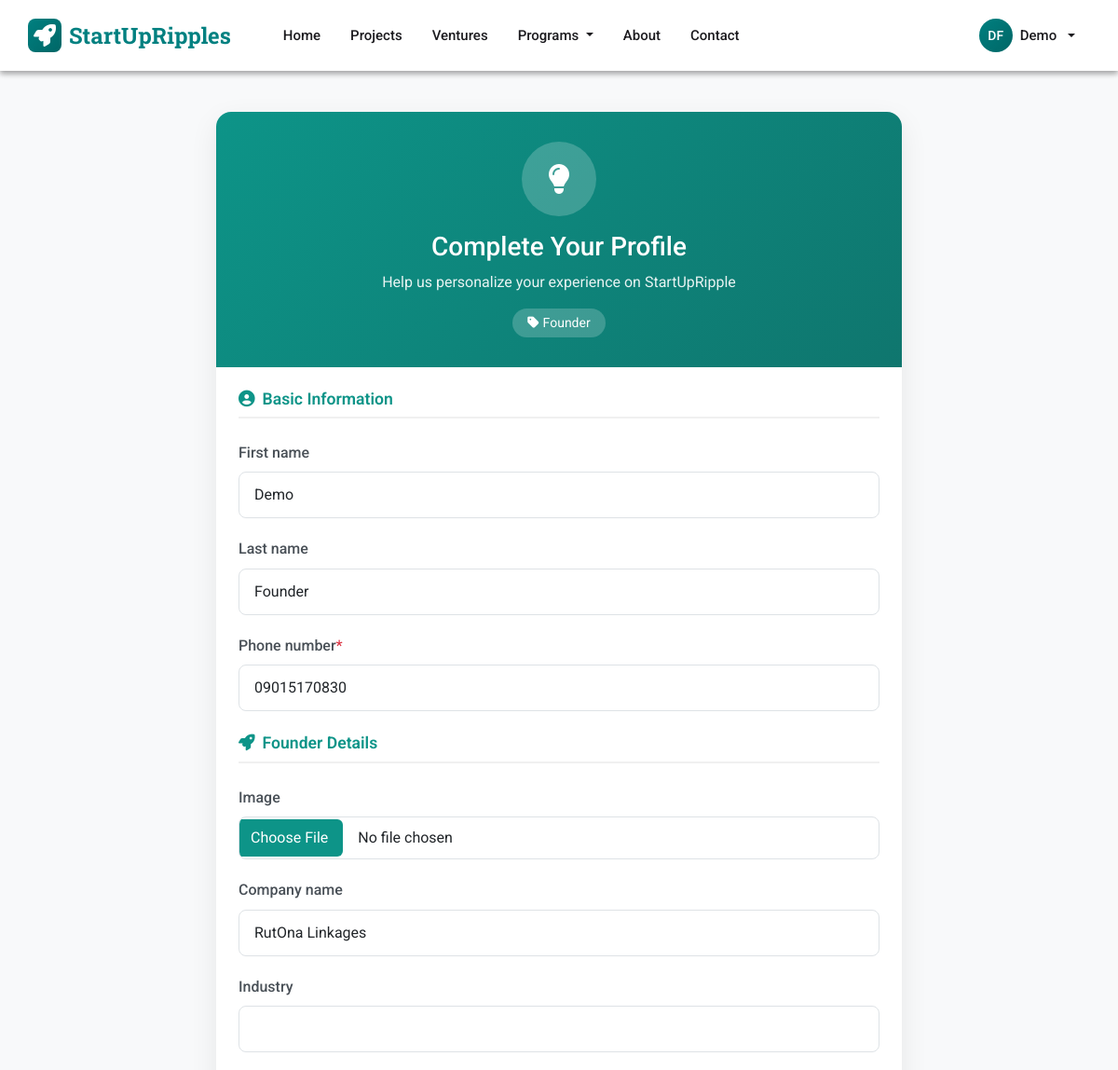
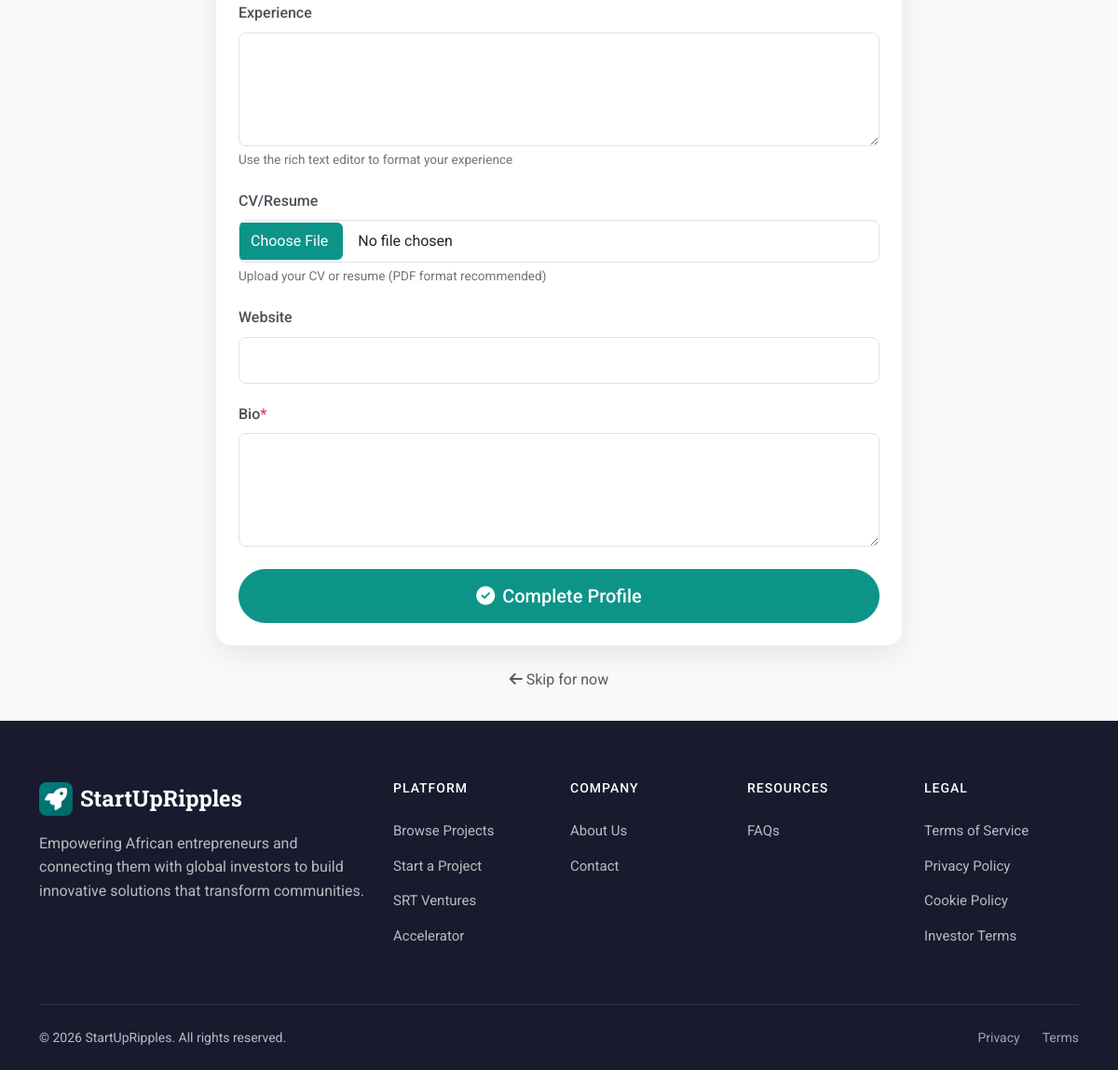
Page /accounts/complete-profile/ (signed in) on the committed database (2 pictures, top to bottom).
### apps/cms/models.py (models this page shows, shortened)
class SiteSettings(models.Model):
    site_name = models.CharField(max_length=100, default='StartUpRipples')
    logo = models.ImageField(upload_to='site/logo/', blank=True)
    favicon = models.ImageField(upload_to='site/favicon/', blank=True)
    primary_color = models.CharField(max_length=7, default='#28a745')
    secondary_color = models.CharField(max_length=7, default='#2c3e50')
    founder_registration_fee = models.DecimalField(
        max_digits=10, decimal_places=2, default=5.00,
        help_text="Registration fee for Founders in USD"
    )
    investor_registration_fee = models.DecimalField(
        max_digits=10, decimal_places=2, default=25.00,
        help_text="Registration fee for Investors in USD"
    )
    usd_to_ngn_rate = models.DecimalField(
        max_digits=10, decimal_places=2, default=1600.00,
        help_text="Exchange rate: 1 USD = X NGN"
    )
    @classmethod
    def load(cls):
        obj, created = cls.objects.get_or_create(pk=1)
        return obj
    class Meta:
        verbose_name_plural = "Site Settings"

### apps/accounts/models.py (models this page shows, shortened)
class CustomUser(AbstractUser):
    USER_TYPES = (
        ('', 'Select User Type'),
        ('founder', 'Founder'),
        ('donor', 'Donor/Pledger'),
        ('investor', 'Investor'),
        ('partner', 'SRT Partner'),
    )
    user_type = models.CharField(max_length=20, choices=USER_TYPES, blank=False, null=False)
    phone_number = models.CharField(max_length=20)
    profile_completed = models.BooleanField(default=False)
    location = models.CharField(max_length=100, blank=True, null=True)
    address_line1 = models.CharField(max_length=255, blank=True, null=True)
    address_line2 = models.CharField(max_length=255, blank=True, null=True)
    city = models.CharField(max_length=100, blank=True, null=True)
    state_province = models.CharField(max_length=100, blank=True, null=True)
    postal_code = models.CharField(max_length=20, blank=True, null=True)
    country = models.CharField(max_length=100, blank=True, null=True)
    email_verified = models.BooleanField(default=False)
    registration_fee_paid = models.BooleanField(default=False)
    is_srt_partner = models.BooleanField(default=False, help_text="User has SRT Partner capabilities")
    srt_partner_since = models.DateTimeField(null=True, blank=True, help_text="Date when user became an SRT partner")
    profile_image = models.ImageField(upload_to='profile_images/', blank=True, null=True, help_text="User profile photo")
    email = models.EmailField(unique=True)
    USERNAME_FIELD = 'email'
    REQUIRED_FIELDS = ['username']

class FounderProfile(models.Model):
    user = models.OneToOneField(settings.AUTH_USER_MODEL, on_delete=models.CASCADE)
    image = models.ImageField(upload_to='profile_images/', blank=True, null=True)
    company_name = models.CharField(max_length=100, blank=True, null=True)
    industry = models.CharField(max_length=100, blank=True, null=True)
    experience = models.TextField(blank=True, null=True)
    cv = models.FileField(upload_to='founder_cvs/', blank=True, null=True)
    website = models.URLField(blank=True)
    bio = models.TextField()

### apps/accounts/views.py (the view)
# urls.py: path('complete-profile/', views.complete_profile, name='complete_profile'),
def complete_profile(request):
    if not request.user.is_authenticated:
        return redirect('accounts:login')
    user = request.user
    profile_forms = {
        'founder': FounderProfileForm,
        'investor': InvestorProfileForm,
    }
    if request.method == 'POST':
        base_form = BaseProfileForm(request.POST, instance=user)
        specific_form = None
        if user.user_type in profile_forms:
            try:
                instance = user.founderprofile if user.user_type == 'founder' else user.investorprofile
            except:
                instance = None
            specific_form = profile_forms[user.user_type](request.POST, instance=instance)
        if base_form.is_valid() and (specific_form.is_valid() if specific_form else True):
            base_form.save()
            if specific_form:
                profile = specific_form.save(commit=False)
                profile.user = user
                profile.save()
            user.profile_completed = True
            user.save()
            return redirect('accounts:dashboard')
    else:
        base_form = BaseProfileForm(instance=user)
        specific_form = None
        if user.user_type in profile_forms:
            try:
                instance = user.founderprofile if user.user_type == 'founder' else user.investorprofile
            except:
                instance = None
            specific_form = profile_forms[user.user_type](instance=instance)
    return render(request, 'accounts/complete_profile.html', {
        'base_form': base_form,
        'specific_form': specific_form,
        'user_type': user.user_type
    })

### apps/accounts/templates/accounts/complete_profile.html (shortened to what this page needs)
{% extends 'base.html' %}
{% load crispy_forms_tags %}
{% block content %}
<div class="profile-container">
    <div class="container">
        <div class="row justify-content-center">
            <div class="col-lg-8 col-md-10">
                <div class="profile-card card">
                    <div class="profile-header">
                        <div class="profile-icon">
                            {% if user_type == 'founder' %}
                            <i class="fas fa-lightbulb"></i>
                            {% elif user_type == 'investor' %}
                            <i class="fas fa-chart-line"></i>
                            {% elif user_type == 'donor' %}
                            <i class="fas fa-heart"></i>
                            {% elif user_type == 'partner' %}
                            <i class="fas fa-handshake"></i>
                            {% else %}
                            <i class="fas fa-user"></i>
                            {% endif %}
                        </div>
                        <h3>Complete Your Profile</h3>
                        <p>Help us personalize your experience on StartUpRipple</p>
                        <span class="user-type-badge">
                            <i class="fas fa-tag me-1"></i>{{ user_type }}
                        </span>
                    </div>
                    <div class="card-body p-4">
                        <form method="post" enctype="multipart/form-data">
                            <div class="mb-4">
                                <h5 class="section-title">
                                    <i class="fas fa-user-circle"></i>Basic Information
                                </h5>
                                {{ base_form|crispy }}
                            </div>
                            {% if specific_form %}
                            <div class="mb-4">
                                <h5 class="section-title">
                                    {% if user_type == 'founder' %}
                                    <i class="fas fa-rocket"></i>Founder Details
                                    {% elif user_type == 'investor' %}
                                    <i class="fas fa-briefcase"></i>Investor Details
                                    {% elif user_type == 'donor' %}
                                    <i class="fas fa-gift"></i>Donor Preferences
                                    {% elif user_type == 'partner' %}
                                    <i class="fas fa-building"></i>Partner Information
                                    {% else %}
                                    <i class="fas fa-info-circle"></i>Additional Information
                                    {% endif %}
                                </h5>
                                {{ specific_form|crispy }}
                            </div>
                            {% endif %}
                            <div class="d-grid gap-2 mt-4">
                                <button type="submit" class="btn btn-brand btn-lg">
                                    <i class="fas fa-check-circle me-2"></i>Complete Profile
                                </button>
                            </div>
                        </form>
                    </div>
                </div>
                <div class="text-center mt-4">
                    <a href="{% url 'accounts:dashboard' %}" class="text-muted text-decoration-none">
                        <i class="fas fa-arrow-left me-1"></i>Skip for now
                    </a>
                </div>
            </div>
        </div>
    </div>
</div>
{% endblock %}

### templates/base.html (shortened to what this page needs)
<!DOCTYPE html>
<html lang="en">
<head>
    <link href="https://cdn.jsdelivr.net/npm/bootstrap@5.3.2/dist/css/bootstrap.min.css" rel="stylesheet">
    <link href="https://cdnjs.cloudflare.com/ajax/libs/font-awesome/6.4.2/css/all.min.css" rel="stylesheet">
    {% load static %}
    <link rel="stylesheet" href="{% static 'css/partner-dashboard.css' %}">
</head>
<body class="{% block body_class %}{% endblock %}">
    <nav class="navbar navbar-expand-lg navbar-md fixed-top">
        <div class="container navbar-inner">
            <a class="navbar-brand" href="{% url 'projects:home' %}">
                {% if site_settings and site_settings.logo %}
                <img src="{{ site_settings.logo.url }}" alt="{{ site_settings.site_name|default:'StartUpRipple' }}" style="height: 40px; width: auto;">
                {% else %}
                <span class="brand-icon"><i class="fas fa-rocket"></i></span>
                {% endif %}
                {{ site_settings.site_name|default:'StartUpRipple' }}
            </a>
            <div class="collapse navbar-collapse" id="navbarNav">
                <ul class="navbar-nav me-auto ms-lg-4">
                    <li class="nav-item">
                        <a class="nav-link" href="{% url 'projects:home' %}">Home</a>
                    </li>
                    <li class="nav-item">
                        <a class="nav-link" href="{% url 'projects:project_list' %}">Projects</a>
                    </li>
                    <li class="nav-item">
                        <a class="nav-link" href="{% url 'projects:venture_list' %}">Ventures</a>
                    </li>
                    <li class="nav-item dropdown">
                        <a class="nav-link dropdown-toggle" href="#" role="button" data-bs-toggle="dropdown">
                            Programs
                        </a>
                    </li>
                    <li class="nav-item">
                        <a class="nav-link" href="{% url 'cms:about_page' %}">About</a>
                    </li>
                    <li class="nav-item">
                        <a class="nav-link" href="{% url 'cms:contact_page' %}">Contact</a>
                    </li>
                </ul>
                <ul class="navbar-nav align-items-lg-center">
                    {% if user.is_authenticated %}
                    <li class="nav-item dropdown">
                        <a class="nav-link dropdown-toggle d-flex align-items-center gap-2" href="#" role="button" data-bs-toggle="dropdown">
                            <span class="user-avatar">{{ user.first_name|slice:":1" }}{{ user.last_name|slice:":1" }}</span>
                            <span class="d-none d-lg-inline">{{ user.first_name|default:user.email }}</span>
                        </a>
                    </li>
                    {% endif %}
                </ul>
            </div>
        </div>
    </nav>
    <main>
        {% block content %}{% endblock %}
    </main>
    <footer class="footer-md">
        <div class="container">
            <div class="row g-4">
                <div class="col-lg-4 col-md-6">
                    <div class="footer-brand">
                        {% if site_settings and site_settings.logo %}
                        <img src="{{ site_settings.logo.url }}" alt="{{ site_settings.site_name|default:'StartUpRipple' }}" style="height: 40px; width: auto;">
                        {% else %}
                        <span class="brand-icon"><i class="fas fa-rocket"></i></span>
                        {% endif %}
                        {{ site_settings.site_name|default:'StartUpRipple' }}
                    </div>
                    <p class="mb-4">Empowering African entrepreneurs and connecting them with global investors to build innovative solutions that transform communities.</p>
                </div>
                <div class="col-lg-2 col-md-6">
                    <h6>Platform</h6>
                    <ul class="footer-links">
                        <li><a href="{% url 'projects:project_list' %}">Browse Projects</a></li>
                        <li><a href="{% url 'projects:create_project' %}">Start a Project</a></li>
                        <li><a href="{% url 'srt:venture_list' %}">SRT Ventures</a></li>
                        <li><a href="{% url 'incubator:incubator_page' %}">Accelerator</a></li>
                    </ul>
                </div>
                <div class="col-lg-2 col-md-6">
                    <h6>Company</h6>
                    <ul class="footer-links">
                        <li><a href="{% url 'cms:about_page' %}">About Us</a></li>
                        <li><a href="{% url 'cms:contact_page' %}">Contact</a></li>
                    </ul>
                </div>
                <div class="col-lg-2 col-md-6">
                    <h6>Resources</h6>
                    <ul class="footer-links">
                        <li><a href="{% url 'cms:contact_page' %}">FAQs</a></li>
                    </ul>
                </div>
                <div class="col-lg-2 col-md-6">
                    <h6>Legal</h6>
                    <ul class="footer-links">
                        <li><a href="{% url 'cms:terms_of_service' %}">Terms of Service</a></li>
                        <li><a href="{% url 'cms:privacy_policy' %}">Privacy Policy</a></li>
                        <li><a href="{% url 'cms:cookie_policy' %}">Cookie Policy</a></li>
                        <li><a href="{% url 'cms:investor_terms' %}">Investor Terms</a></li>
                    </ul>
                </div>
            </div>
            <div class="footer-bottom-md">
                <div class="row align-items-center">
                    <div class="col-md-6 text-center text-md-start">
                        <p>&copy; {% now "Y" %} {{ site_settings.site_name|default:'StartUpRipple' }}. All rights reserved.</p>
                    </div>
                    <div class="col-md-6">
                        <div class="footer-bottom-links">
                            <a href="{% url 'cms:privacy_policy' %}">Privacy</a>
                            <a href="{% url 'cms:terms_of_service' %}">Terms</a>
                        </div>
                    </div>
                </div>
            </div>
        </div>
    </footer>
</body>
</html>

### rows in the picture
SiteSettings: site_name "StartUpRipples"
CustomUser: first_name "D", last_name "F", first_name "Demo", user_type "Founder", last_name "Founder", phone_number "09015170830"
FounderProfile: company_name "RutOna Linkages"
